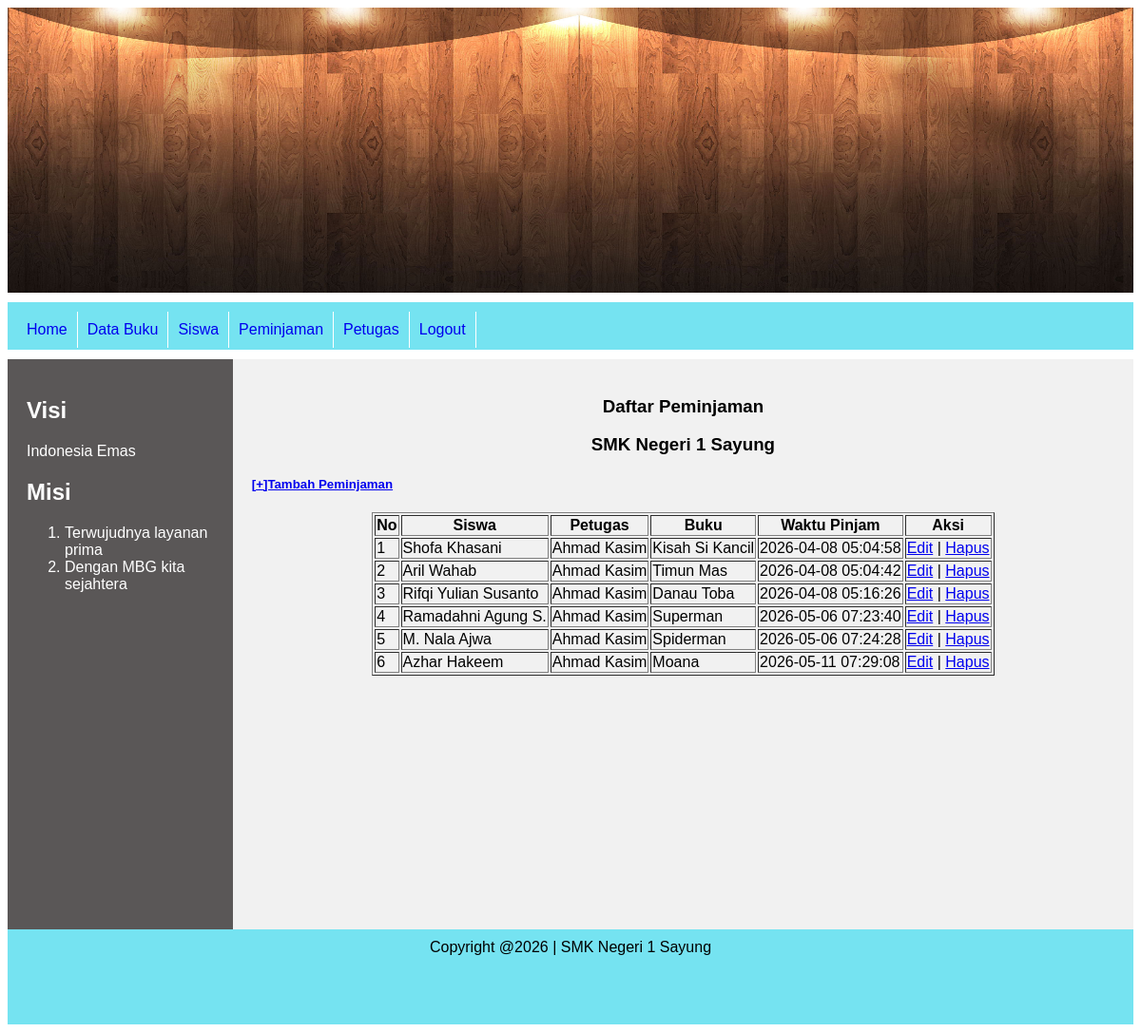
The page /admin/index.php?page=pinjam (signed in) on the database its author committed.
### tables this page shows
CREATE TABLE `tbl_peminjaman` (
  `idpinjam` int NOT NULL,
  `idpetugas` int NOT NULL,
  `idsiswa` int NOT NULL,
  `idbuku` int NOT NULL,
  `created_at` timestamp NOT NULL DEFAULT CURRENT_TIMESTAMP,
  `updated_at` timestamp NULL DEFAULT NULL
);

CREATE TABLE `tbl_siswa` (
  `idsiswa` int NOT NULL,
  `nis` varchar(20) NOT NULL,
  `namasiswa` varchar(100) NOT NULL,
  `kelas` varchar(20) NOT NULL,
  `alamat` varchar(200) NOT NULL,
  `hp` varchar(20) NOT NULL,
  `created_at` timestamp NOT NULL DEFAULT CURRENT_TIMESTAMP,
  `updated_at` timestamp NULL DEFAULT NULL
);

CREATE TABLE `tbl_petugas` (
  `idpetugas` int NOT NULL,
  `namapetugas` varchar(100) NOT NULL,
  `hp` varchar(20) NOT NULL,
  `username` varchar(50) NOT NULL,
  `password` varchar(50) NOT NULL,
  `created_at` timestamp NOT NULL DEFAULT CURRENT_TIMESTAMP,
  `updated_at` timestamp NULL DEFAULT NULL
);

CREATE TABLE `tbl_buku` (
  `idbuku` int NOT NULL,
  `judul` varchar(100) NOT NULL,
  `pengarang` varchar(50) NOT NULL,
  `penerbit` varchar(50) NOT NULL,
  `created_at` timestamp NOT NULL DEFAULT CURRENT_TIMESTAMP,
  `updated_at` timestamp NULL DEFAULT NULL,
  `kodebuku` varchar(5) NOT NULL
);

### admin/halaman/pinjam/pinjam.php (the view, shortened to what this page needs)
<?php
include "../koneksi.php";
$query = "SELECT * FROM tbl_peminjaman
    LEFT JOIN tbl_petugas ON tbl_petugas.idpetugas = tbl_peminjaman.idpetugas
    LEFT JOIN tbl_siswa ON tbl_siswa.idsiswa = tbl_peminjaman.idsiswa
    LEFT JOIN tbl_buku ON tbl_buku.idbuku = tbl_peminjaman.idbuku";
$data = mysqli_query($conn, $query);
?>
<h3>
    <center>Daftar Peminjaman</center>
</h3>
<p>
<h3>
    <center>SMK Negeri 1 Sayung</center>
</h3>
<h5><a href="index.php?page=pinjamtambah"> [+]Tambah Peminjaman</a></h5>
<table align="center" border="1">
    <tr>
        <th>No</th>
        <th>Siswa</th>
        <th>Petugas</th>
        <th>Buku</th>
        <th>Waktu Pinjam</th>
        <th>Aksi</th>
    </tr>
    <?php
    $nomor = 1;
    while($row = mysqli_fetch_assoc($data)) {
        echo "<tr>";
        echo "<td> $nomor </td>";
        echo "<td>". $row['namasiswa'] ."</td>";
        echo "<td>". $row['namapetugas'] ."</td>";
        echo "<td>". $row['judul'] ."</td>";
        echo "<td>". $row['created_at'] ."</td>";
        echo "<td>";
        echo "<a href='../admin/index.php?page=pinjamubah&idpinjam=".$row['idpinjam'] . "'>Edit</a> | ";
        echo "<a href='halaman/pinjam/pinjamhapus.php?idpinjam=".$row['idpinjam'] . "'onClick='return confirm(\"Apakah anda yakin ingin menghapus data buku ini?\")'>Hapus</a></td>";
        echo "</tr>";
        $nomor++;
    }
    ?>
</table>

### css/style.css (style rules this page uses)
* { box-sizing: border-box; }
body { font-family: Arial, Helvetica, sans-serif; }

### rows shown on the page
tbl_peminjaman: idsiswa.namasiswa "Shofa Khasani", idpetugas.namapetugas "Ahmad Kasim", idbuku.judul "Kisah Si Kancil", idbuku.created_at "2026-04-08 05:04:58"
tbl_peminjaman: idsiswa.namasiswa "Aril Wahab", idpetugas.namapetugas "Ahmad Kasim", idbuku.judul "Timun Mas", idbuku.created_at "2026-04-08 05:04:42"
tbl_peminjaman: idsiswa.namasiswa "Rifqi Yulian Susanto", idpetugas.namapetugas "Ahmad Kasim", idbuku.judul "Danau Toba", idbuku.created_at "2026-04-08 05:16:26"
tbl_peminjaman: idsiswa.namasiswa "Ramadahni Agung S.", idpetugas.namapetugas "Ahmad Kasim", idbuku.judul "Superman", idbuku.created_at "2026-05-06 07:23:40"
tbl_peminjaman: idsiswa.namasiswa "M. Nala Ajwa", idpetugas.namapetugas "Ahmad Kasim", idbuku.judul "Spiderman", idbuku.created_at "2026-05-06 07:24:28"
tbl_peminjaman: idsiswa.namasiswa "Azhar Hakeem", idpetugas.namapetugas "Ahmad Kasim", idbuku.judul "Moana", idbuku.created_at "2026-05-11 07:29:08"
